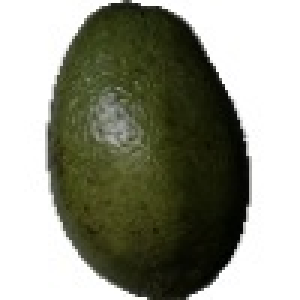
#> input picture Fruit Test Images/Avocado 1.jpg, 100 x 100 px (shown 3 times larger); its folder holds only this picture in this run
$ python -i app.py   (imports and definitions only)
#> lines starting #> are read from the running program, lines starting #| are printed output that depends on the picture; after the words box and inside, x2 and y2 are one past the last pixel; in counts of white or black regions, pixels touching at a corner belong together
#> in preprocess_image, image_bgr is the input picture: shape (100, 100, 3); mean B, G, R 134.2, 148.6, 146.7
import os, warnings
from flask import Flask, request, jsonify, render_template
import joblib
from PIL import Image
import numpy as np
import cv2
from scipy.stats import circmean

# Suppress sklearn version warnings
# [4 lines not run here, left out]

# Load the trained model bundle
# The model bundle contains: 'model', 'scaler', 'label_encoder'
model_path = "fruit_model.joblib"
# [3 lines not run here, left out]

# Extract components from the bundle
# [1 line that did not run here, left out]
# [1 line that did not run here, left out]
# [1 line that did not run here, left out]

# Function to segment fruit (convert BGR to HSV and create binary mask)
def segment_fruit(image_bgr):
    # Convert the BGR image to HSV color space
    image_hsv = cv2.cvtColor(image_bgr, cv2.COLOR_BGR2HSV)
#> image_hsv: shape (100, 100, 3); mean H, S, V 21.1, 79.6, 148.6

    # Split into individual channels (returns numpy arrays)
    hue, saturation, value = cv2.split(image_hsv)
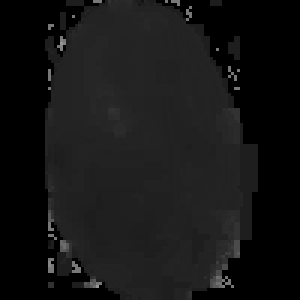
#> hue: shape (100, 100) (shown 3 times larger); min 0, max 150, mean 21.1
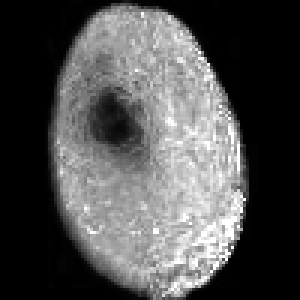
#> saturation: shape (100, 100) (shown 3 times larger); min 0, max 255, mean 79.6
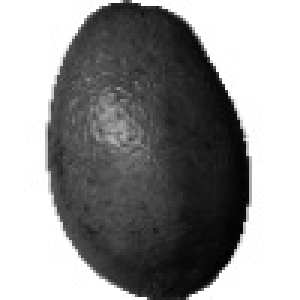
#> value: shape (100, 100) (shown 3 times larger); min 1, max 255, mean 148.6

    # Segment the image through simple global thresholding on saturation channel
    # Threshold value of 15: pixels with saturation > 15 are considered fruit
    _, segmented_mask = cv2.threshold(saturation, 15, 255, cv2.THRESH_BINARY)
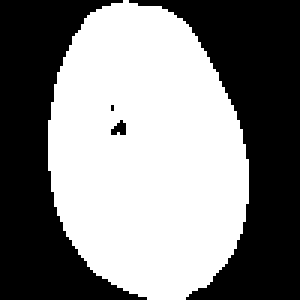
#> segmented_mask: shape (100, 100) (shown 3 times larger); 51.7% white; 4 black regions (2 under 20 px), largest, box (x1, y1, x2, y2) and area: (43, 0, 100, 100) 2535, (0, 0, 49, 100) 2279

    return hue, saturation, value, segmented_mask

# Function to extract features from segmented fruit
def extract_features(hue, saturation, value, segmented_mask):
    # 1. Area: Count of white pixels in the mask (fruit region size)
    area = np.count_nonzero(segmented_mask)
#> area = 5167

    # Filter only fruit pixels using the mask
    # Utilize numpy's masking feature: filters True values, removes False values
    fruit_hue = hue[segmented_mask == 255]
#> fruit_hue = 5167 values, max 75 at index 4425, min 28 at index 2652, mean 34.45
    fruit_saturation = saturation[segmented_mask == 255]
#> fruit_saturation = 5167 values, max 255 at index 72, min 16 at index 1593, mean 153.5
    fruit_value = value[segmented_mask == 255]
#> fruit_value = 5167 values, max 212 at index 892, min 1 at index 3573, mean 52.67

    # 2. Average Hue: Use circular mean because hue is circular (0-360 degrees)
    # Multiply by 2 and divide by 2 to handle circular statistics correctly
    avg_hue = circmean(fruit_hue * 2, high=360, low=0) / 2
#> avg_hue = 34.42

    # 3. Average Saturation: Mean of saturation values for fruit pixels only
    avg_saturation = np.mean(fruit_saturation)
#> avg_saturation = 153.5

    # 4. Average Value: Mean of value (brightness) for fruit pixels only
    avg_value = np.mean(fruit_value)
#> avg_value = 52.67

    # Return feature vector as list
    return [int(area), float(avg_hue), float(avg_saturation), float(avg_value)]

# Function to preprocess image for prediction - the whole Image Processing pipelinehappens here
def preprocess_image(image):
    """
    Preprocesses a PIL Image for model prediction.

    Args:
        image: PIL Image object

    Returns:
        Normalized feature array ready for model prediction
    """
    # Convert PIL Image to numpy array (RGB format)
    image_rgb = np.array(image)

    # Convert RGB to BGR (OpenCV uses BGR format)
    image_bgr = cv2.cvtColor(image_rgb, cv2.COLOR_RGB2BGR)

    # Segment the fruit to get HSV channels and mask
    hue, saturation, value, mask = segment_fruit(image_bgr)

    # Extract features from the segmented fruit
    features = extract_features(hue, saturation, value, mask)
#> features = [5167, 34.42, 153.5, 52.67]

    # Convert to numpy array and reshape for single sample
    # Why reshape? extract_features() returns a 1D list (4 elements)
    # Scikit-learn's predict() expects 2D array: (n_samples, n_features)
    # For a single prediction, we need shape (1, 4) not (4,)
    # reshape(1, -1) means: 1 row, auto-calculate columns (which will be 4)
    features_array = np.array(features).reshape(1, -1)
#> features_array = [[5167, 34.42, 153.5, 52.67]]

    # Normalize features using the SAME scaler from training
    # Important: Use .transform(), NOT .fit_transform() to use training statistics
#> (the run stopped early here; a loop or call above may not have finished)

$ run again, on Fruit Test Images/Banana 1.jpg
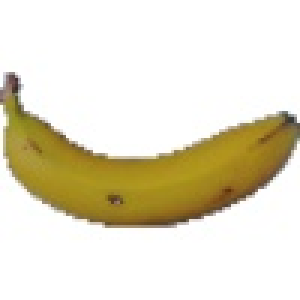
#> input picture Fruit Test Images/Banana 1.jpg, 100 x 100 px (shown 3 times larger)
#> in preprocess_image, image_bgr is the input picture: shape (100, 100, 3); mean B, G, R 202.8, 223.7, 229.8
#> image_hsv: shape (100, 100, 3); mean H, S, V 18.7, 44.4, 229.9
#> in segment_fruit, `hue, saturation, value = cv2.split(image_hsv)`:
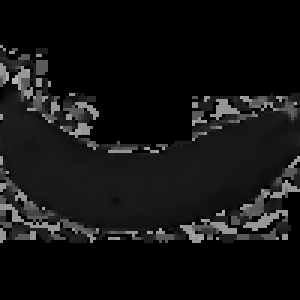
#> hue: shape (100, 100) (shown 3 times larger); min 0, max 179, mean 18.7
#> in segment_fruit, `_, segmented_mask = cv2.threshold(saturation, 15, 255, cv2.THRESH_BINA..`:
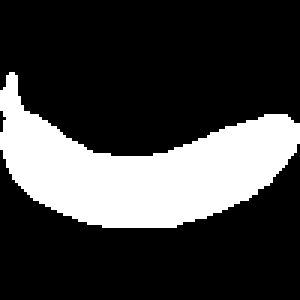
#> segmented_mask: shape (100, 100) (shown 3 times larger); 25.2% white; 1 white region, box (x1, y1, x2, y2) and area: (0, 24, 100, 76) 2517
#> area = 2517
#> fruit_hue = 2517 values, max 179 at index 8, min 0 at index 3, mean 23.02
#> fruit_saturation = 2517 values, max 255 at index 1849, min 16 at index 64, mean 174.6
#> fruit_value = 2517 values, max 255 at index 56, min 57 at index 22, mean 156.7
#> avg_hue = 22.67
#> avg_saturation = 174.6
#> avg_value = 156.7
#> features = [2517, 22.67, 174.6, 156.7]
#> features_array = [[2517, 22.67, 174.6, 156.7]]

$ run again, on Fruit Test Images/Dates 1.jpg
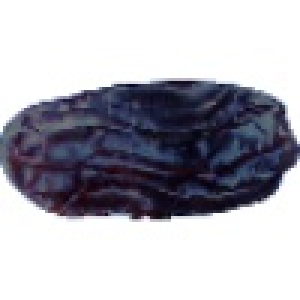
#> input picture Fruit Test Images/Dates 1.jpg, 100 x 100 px (shown 3 times larger)
#> in preprocess_image, image_bgr is the input picture: shape (100, 100, 3); mean B, G, R 183.6, 174.8, 175.5
#> image_hsv: shape (100, 100, 3); mean H, S, V 60.9, 41.9, 183.8
#> in segment_fruit, `hue, saturation, value = cv2.split(image_hsv)`:
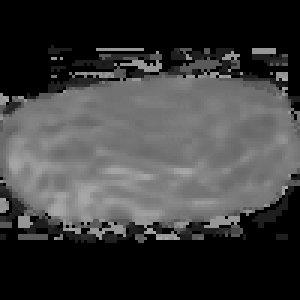
#> hue: shape (100, 100) (shown 3 times larger); min 0, max 173, mean 60.9
#> in segment_fruit, `_, segmented_mask = cv2.threshold(saturation, 15, 255, cv2.THRESH_BINA..`:
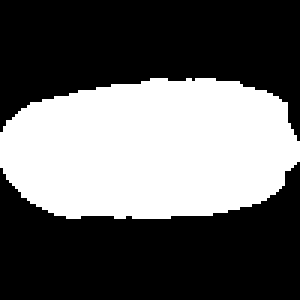
#> segmented_mask: shape (100, 100) (shown 3 times larger); 38.7% white; 1 white region, box (x1, y1, x2, y2) and area: (0, 26, 100, 73) 3874
#> area = 3874
#> fruit_hue = 3874 values, max 167 at index 3381, min 95 at index 1351, mean 124.4
#> fruit_saturation = 3874 values, max 255 at index 2709, min 16 at index 2, mean 107.1
#> fruit_value = 3874 values, max 255 at index 47, min 14 at index 2615, mean 72.1
#> avg_hue = 126.9
#> avg_saturation = 107.1
#> avg_value = 72.1
#> features = [3874, 126.9, 107.1, 72.1]
#> features_array = [[3874, 126.9, 107.1, 72.1]]
